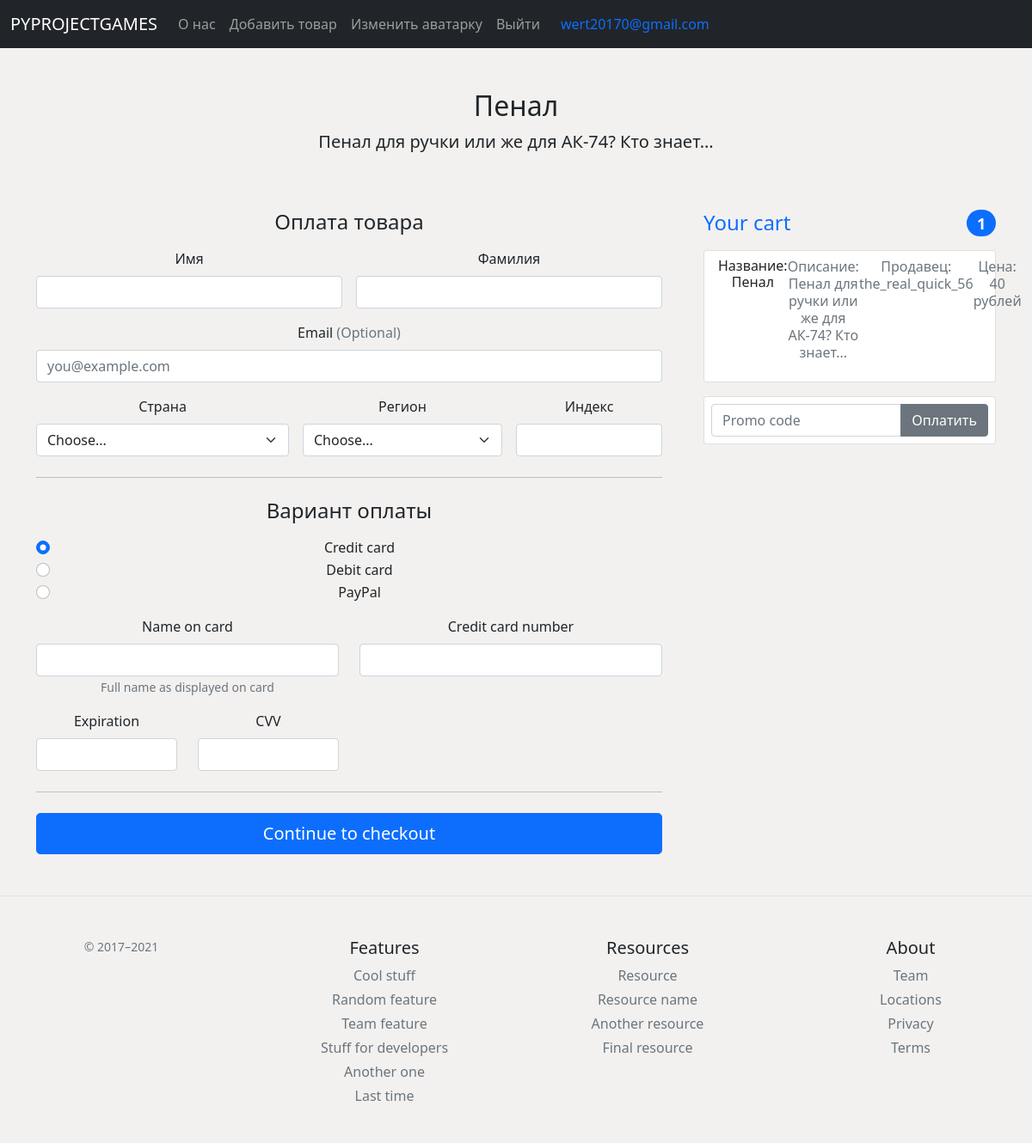
/buy/Пенал (signed in), run on the app's committed database.
### new/models.py (models this page shows, shortened)
class User(db.Model, UserMixin):
    id = db.Column(db.Integer, primary_key=True)
    login = db.Column(db.String(128), nullable=False, unique=True)
    nick = db.Column(db.String(128), nullable=False, unique=True)
    password = db.Column(db.String(8), nullable=False)
    text_about = db.Column(db.String, nullable=False)
    photo = db.Column(db.String, nullable=False)

class Item(db.Model):
    id = db.Column(db.Integer, primary_key=True)
    title = db.Column(db.String, nullable=False)
    price = db.Column(db.Integer, nullable=False)
    isActive = db.Column(db.Boolean, default=True)
    text = db.Column(db.String(250), nullable=False)
    nick = db.Column(db.String, nullable=False)

### new/routes.py (the view)
@app.route('/buy/<path:title>')
@login_required
def buy(title):
    items = Item.query.order_by(Item.id).all()
    try:
        return render_template('buy.html', title=title, data=items, user=session['login'])
    except:
        return render_template('register.html', user='')

### new/models.py (called while the page is built)
@manager.user_loader
def load_user(user_id):
    return User.query.get(user_id)

### new/routes.py (called while the page is built)
@app.after_request
def redirect_to_singing(response):
    if response.status_code == 401:
        return redirect(url_for('logins') + '?next=' + request.url)
    else:
        return response

### new/templates/buy.html (shortened to what this page needs)
{% extends 'base.html' %}
{% block body %}
<div class="container">
  {% for i in data %}
  {% if title in i.title %}
    <div class="py-5 text-center">
      <h2>{{ i.title }}</h2>
      <p class="lead">{{ i.text }}</p>
    </div>
    <div class="row g-5">
      <div class="col-md-5 col-lg-4 order-md-last">
        <h4 class="d-flex justify-content-between align-items-center mb-3">
          <span class="text-primary">Your cart</span>
          <span class="badge bg-primary rounded-pill">1</span>
        </h4>
        <ul class="list-group mb-3">
          <li class="list-group-item  lh-sm">
            <div class="d-flex justify-content-left">
              <h6 class="my-0">Название: {{ i.title }}</h6>
              <p class="clip text-muted">Описание: {{ i.text }}</p>
              <p class="clip text-muted">Продавец: {{ i.nick }}</p>
              <span class="text-muted">Цена: {{ i.price }} рублей</span>
            </div>
          </li>
        </ul>
        <form class="card p-2">
          <div class="input-group">
            <input type="text" class="form-control" placeholder="Promo code">
            <button type="submit" class="btn btn-secondary">Оплатить</button>
          </div>
        </form>
      </div>
      <div class="col-md-7 col-lg-8">
        <h4 class="mb-3">Оплата товара</h4>
        <form class="needs-validation" novalidate="">
          <div class="row g-3">
            <div class="col-sm-6">
              <label for="firstName" class="form-label">Имя</label>
              <input type="text" class="form-control" id="firstName" placeholder="" value="" required="">
            </div>
            <div class="col-sm-6">
              <label for="lastName" class="form-label">Фамилия</label>
              <input type="text" class="form-control" id="lastName" placeholder="" value="" required="">
            </div>
            <div class="col-12">
              <label for="email" class="form-label">Email <span class="text-muted">(Optional)</span></label>
              <input type="email" class="form-control" id="email" placeholder="you@example.com">
            </div>
            <div class="col-md-5">
              <label for="country" class="form-label">Страна</label>
              <select class="form-select" id="country" required="">
                <option value="">Choose...</option>
              </select>
            </div>
            <div class="col-md-4">
              <label for="state" class="form-label">Регион</label>
              <select class="form-select" id="state" required="">
                <option value="">Choose...</option>
              </select>
            </div>
            <div class="col-md-3">
              <label for="zip" class="form-label">Индекс</label>
              <input type="text" class="form-control" id="zip" placeholder="" required="">
            </div>
          </div>
          <hr class="my-4">
          <h4 class="mb-3">Вариант оплаты</h4>
          <div class="my-3">
            <div class="form-check">
              <input id="credit" name="paymentMethod" type="radio" class="form-check-input" checked="" required="">
              <label class="form-check-label" for="credit">Credit card</label>
            </div>
            <div class="form-check">
              <input id="debit" name="paymentMethod" type="radio" class="form-check-input" required="">
              <label class="form-check-label" for="debit">Debit card</label>
            </div>
            <div class="form-check">
              <input id="paypal" name="paymentMethod" type="radio" class="form-check-input" required="">
              <label class="form-check-label" for="paypal">PayPal</label>
            </div>
          </div>
          <div class="row gy-3">
            <div class="col-md-6">
              <label for="cc-name" class="form-label">Name on card</label>
              <input type="text" class="form-control" id="cc-name" placeholder="" required="">
              <small class="text-muted">Full name as displayed on card</small>
            </div>
            <div class="col-md-6">
              <label for="cc-number" class="form-label">Credit card number</label>
              <input type="text" class="form-control" id="cc-number" placeholder="" required="">
            </div>
            <div class="col-md-3">
              <label for="cc-expiration" class="form-label">Expiration</label>
              <input type="text" class="form-control" id="cc-expiration" placeholder="" required="">
            </div>
            <div class="col-md-3">
              <label for="cc-cvv" class="form-label">CVV</label>
              <input type="text" class="form-control" id="cc-cvv" placeholder="" required="">
            </div>
          </div>
          <hr class="my-4">
          <button class="w-100 btn btn-primary btn-lg" type="submit">Continue to checkout</button>
        </form>
      </div>
    </div>
  {% endif %}
  {% endfor %}
  </div>
{% endblock %}

### new/templates/base.html (shortened to what this page needs)
<!DOCTYPE html>
<html lang="ru" prefix="og: http://ogp.me/ns#"><head>
<link rel="stylesheet" href="https://stackpath.bootstrapcdn.com/bootstrap/5.0.0-alpha1/css/bootstrap.min.css">
<link rel="stylesheet" href="https://bootstrap5.ru/css/docs.css">
    <link href="static/css/navbar-top.css" rel="stylesheet"></head>
<body class="text-center">
<nav class="navbar navbar-expand-md navbar-dark bg-dark">
  <div class="container-fluid">
    <a class="navbar-brand" href="/home">PYPROJECTGAMES</a>
    <div class="collapse navbar-collapse" id="navbarCollapse">
      <ul class="navbar-nav mr-auto mb-2 mb-md-0">
        {% if user == session['login'] %}
        <li class="nav-item active">
          <a class="nav-link" aria-current="page" href="/about">О нас</a>
        </li>
        <li class="nav-item">
          <a class="nav-link" href="/create">Добавить товар</a>
        </li>
        <li class="nav-item">
          <a class="nav-link" href="/upload">Изменить аватарку</a>
        </li>
        <li class="nav-item">
          <a class="nav-link" href="/logout">Выйти</a>
        </li>
        {% else %}
        <li class="nav-item active">
          <a class="nav-link" aria-current="page" href="/about">О нас</a>
        </li>
        {% endif %}
      </ul>
      <form class="d-flex justify-content-center">
        {% if user == session['login'] %}
        <a class="nav-link" aria-current="page" href="/profile">{{ user }}</a>
        {% else %}
        <a class="nav-link" aria-current="page" href="/login">Вход</a>
        {% endif %}
      </form>
    </div>
  </div>
</nav>
{% block body %}{% endblock %}
<div>
  <footer class="pt-4 my-md-5 pt-md-5 border-top">
    <div class="row">
      <div class="col-12 col-md">
        <small class="d-block mb-3 text-muted">© 2017–2021</small>
      </div>
      <div class="col-6 col-md">
        <h5>Features</h5>
        <ul class="list-unstyled text-small">
          <li class="mb-1"><a class="link-secondary text-decoration-none" href="#">Cool stuff</a></li>
          <li class="mb-1"><a class="link-secondary text-decoration-none" href="#">Random feature</a></li>
          <li class="mb-1"><a class="link-secondary text-decoration-none" href="#">Team feature</a></li>
          <li class="mb-1"><a class="link-secondary text-decoration-none" href="#">Stuff for developers</a></li>
          <li class="mb-1"><a class="link-secondary text-decoration-none" href="#">Another one</a></li>
          <li class="mb-1"><a class="link-secondary text-decoration-none" href="#">Last time</a></li>
        </ul>
      </div>
      <div class="col-6 col-md">
        <h5>Resources</h5>
        <ul class="list-unstyled text-small">
          <li class="mb-1"><a class="link-secondary text-decoration-none" href="#">Resource</a></li>
          <li class="mb-1"><a class="link-secondary text-decoration-none" href="#">Resource name</a></li>
          <li class="mb-1"><a class="link-secondary text-decoration-none" href="#">Another resource</a></li>
          <li class="mb-1"><a class="link-secondary text-decoration-none" href="#">Final resource</a></li>
        </ul>
      </div>
      <div class="col-6 col-md">
        <h5>About</h5>
        <ul class="list-unstyled text-small">
          <li class="mb-1"><a class="link-secondary text-decoration-none" href="#">Team</a></li>
          <li class="mb-1"><a class="link-secondary text-decoration-none" href="#">Locations</a></li>
          <li class="mb-1"><a class="link-secondary text-decoration-none" href="#">Privacy</a></li>
          <li class="mb-1"><a class="link-secondary text-decoration-none" href="#">Terms</a></li>
        </ul>
      </div>
    </div>
  </footer>
</div>
</body>
</html>

### new/static/css/navbar-top.css (style rules this page uses)
body { min-height: 75rem; }

### new/templates/base.html (style rules this page uses)
body { background-color: #f2f1f0; }

### data on the page
User: login "wert20170@gmail.com"
Item: title "Пенал", text "Пенал для ручки или же для АК-74? Кто знает...", nick "the_real_quick_56", price "40"
